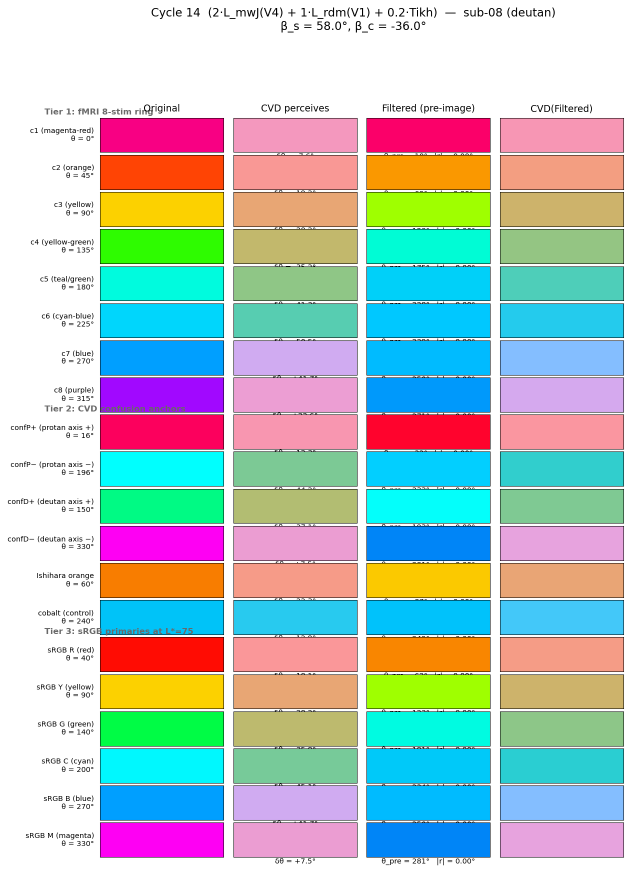
#> input picture analysis/future_phase2_filter_optimization/candidates/cycle14.png, 1261 x 1745 px (shown at 1/2 size)
$ python -i pptx_candidates.py   (imports and definitions only)
#> lines starting #> are read from the running program, lines starting #| are printed output that depends on the picture
"""
Build a PowerPoint (16:9) summarising sub-08 filter candidates with editable text.

Prerequisites:
    pip install python-pptx pillow numpy

Usage:
    python scripts/pptx_candidates.py
Output:
    candidates/filter_candidates_sub08.pptx   (editable in PowerPoint / Keynote)

Slide layout (per filter):
    ┌─────────────────────────────┬─────────────────────────────┐
    │  cropped c1–c8 image        │  Behavioral table           │
    │  (4 visual columns)         │  Color | Original | Filtered │
    │                             │  c1 …                       │
    │                             │  c8 …                       │
    └─────────────────────────────┴─────────────────────────────┘
"""

import os
import sys
import textwrap

try:
    from pptx import Presentation
    from pptx.util import Inches, Pt, Emu
    from pptx.dml.color import RGBColor
    from pptx.enum.text import PP_ALIGN
    from pptx.util import Inches, Pt
    import numpy as np
    from PIL import Image
except ImportError:
    sys.exit("Missing dependency — run:  pip install python-pptx pillow numpy")

# ── Behavioral data ──────────────────────────────────────────────────────────

COLOR_LABELS = {
    "c1": "C1 magenta-red (0°)",
    "c2": "C2 orange (45°)",
    "c3": "C3 yellow (90°)",
    "c4": "C4 yellow-green (135°)",
    "c5": "C5 teal/green (180°)",
    "c6": "C6 cyan-blue (225°)",
    "c7": "C7 blue (270°)",
    "c8": "C8 purple (315°)",
}

ORIGINAL_REPORT = {
    "c1": "빨강에 분홍 섞인",
    "c2": "연한 빨강",
    "c3": "연두",
    "c4": "노랑",
    "c5": "웜톤 아이보리",
    "c6": "하늘",
    "c7": "더 진한 하늘",
    "c8": "진파랑",
}

FILTERS = [
    {
        "key":   "canonical",
        "title": "Canonical  —  β_s = 38°,  β_c = −14°",
        "note":  "hV4 LOCO ρ argmax · behavioral PASS (2026-04-17)",
        "data": {
            "c1": ("분홍기↓ 순수 빨강 가까워짐", "pass"),
            "c2": ("약간 초록 느낌, 원본보다 옅음",  "note"),
            "c3": ("C4와 같은 노란색  [collapse]",   "fail"),
            "c4": ("C3와 같은 노란색  [collapse]",   "fail"),
            "c5": ("C6와 같은 하늘색  [swap]",       "fail"),
            "c6": ("C5와 같은 하늘, 원본 C7  [swap]","fail"),
            "c7": ("원본보다 더 진한 파란색",          "note"),
            "c8": ("원본과 같음 (무변화)",             "note"),
        },
    },
    {
        "key":   "primary",
        "title": "V4-only  —  β_s = 38°,  β_c = +7°",
        "note":  "z_combined CI disjoint from HC  (β_c sign reversed vs Canonical)",
        "data": {
            "c1": ("(언급 없음)",          "note"),
            "c2": ("더 진한 빨강",          "note"),
            "c3": ("연한 주황",             "note"),
            "c4": ("연한 연두",             "note"),
            "c5": ("완전 옅은 연두",        "note"),
            "c6": ("더 진한 하늘색",        "note"),
            "c7": ("완전 짙은 파랑",        "note"),
            "c8": ("핑크빛 섞인 보라",      "note"),
        },
    },
    {
        "key":   "cycle14",
        "title": "Cycle 14  —  β_s = 58°,  β_c = −36°",
        "note":  "2·mwJ(V4) + 1·rdm(V1) + 0.2·Tikh · boot_frac = 1.000 (strongest neural)",
        "data": {
            "c1": ("보라에서 핑크  [역방향]",         "fail"),
            "c2": ("더 옅은 주황",                   "note"),
            "c3": ("연한 주황에서 노랑",              "note"),
            "c4": ("연둣빛 노랑 → 웜톤 아이보리",    "note"),
            "c5": ("웜톤 아이보리에서 하늘",          "note"),
            "c6": ("약간 진한 하늘",                  "note"),
            "c7": ("파랑에서 하늘",                   "note"),
            "c8": ("진한 파랑에서 파랑",              "note"),
        },
    },
]

# ── Colour helpers ───────────────────────────────────────────────────────────

# [1 line that did not run here, left out]
# [1 line that did not run here, left out]
# [1 line that did not run here, left out]
# [1 line that did not run here, left out]

# [1 line that did not run here, left out]

# ── Image cropping ───────────────────────────────────────────────────────────

def detect_tier1_bounds(img_array, probe_x1=260, probe_x2=380):
#> called with probe_x1 = 260, probe_x2 = 380
    strip      = img_array[:, probe_x1:probe_x2, :3].astype(float)
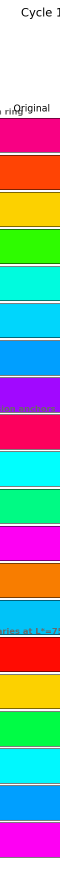
#> strip: shape (1745, 120, 3) float64 (shown at 1/2 size); mean R, G, B 146.4, 161.2, 162.4
    brightness = np.mean(strip, axis=(1, 2))
#> brightness = 1745 values, max 255 at index 0, min 0 at index 236, mean 156.7
    std        = np.std(strip, axis=(1, 2))
#> std = 1745 values, max 120 at index 905, min 0 at index 0, mean 86.23
    segs, state, seg_start = [], "white", 150
    for y in range(150, min(1200, img_array.shape[0])):
        cur = "white" if brightness[y] > 245 and std[y] < 15 else "color"
        if cur != state:
            segs.append((state, seg_start, y - 1))
            state, seg_start = cur, y
#> this loop made 1050 passes
#> (cur, state) on pass 59: ('color', 'color')
#> after the loop, seg_start = 1196; segs = 28 items, first 6: ('white', 150, 207), ('color', 208, 231), ('white', 232, 235), ('color', 236, 304), ('white', 305, 309), ('color', 310, 379)
    segs.append((state, seg_start, min(1199, img_array.shape[0] - 1)))
    color_segs = [(y0, y1) for kind, y0, y1 in segs if kind == "color" and (y1 - y0) > 30]
#> color_segs = [(236, 304), (310, 379), (384, 453), (458, 527), (533, 601), (607, 675), (681, 750), (755, 824), (829, 898), (903, 972), (978, 1046), (1052, 1121), (1126, 1195)]
    header_seg = color_segs[0] if color_segs and (color_segs[0][1] - color_segs[0][0]) < 35 else None
    main_segs  = [s for s in color_segs if s is not header_seg][:8]
#> main_segs = [(236, 304), (310, 379), (384, 453), (458, 527), (533, 601), (607, 675), (681, 750), (755, 824)]
    if not main_segs:
        return 150, min(900, img_array.shape[0] - 1)
    y_top    = (header_seg[0] if header_seg else main_segs[0][0]) - 10
#> y_top = 226
    y_bottom = main_segs[-1][1] + 10
#> y_bottom = 834
    return max(0, y_top), min(img_array.shape[0] - 1, y_bottom)


def cropped_png_path(src_path: str) -> str:
    """Return a temp cropped PNG path (next to the source)."""
    d, name = os.path.split(src_path)
    base, _ = os.path.splitext(name)
    out = os.path.join(d, f"_tmp_cropped_{base}.png")
    img = Image.open(src_path).convert("RGB")
    arr = np.array(img)
    y0, y1 = detect_tier1_bounds(arr)
#> y0 = 226; y1 = 834
    img.crop((0, y0, img.width, y1)).save(out, dpi=(150, 150))
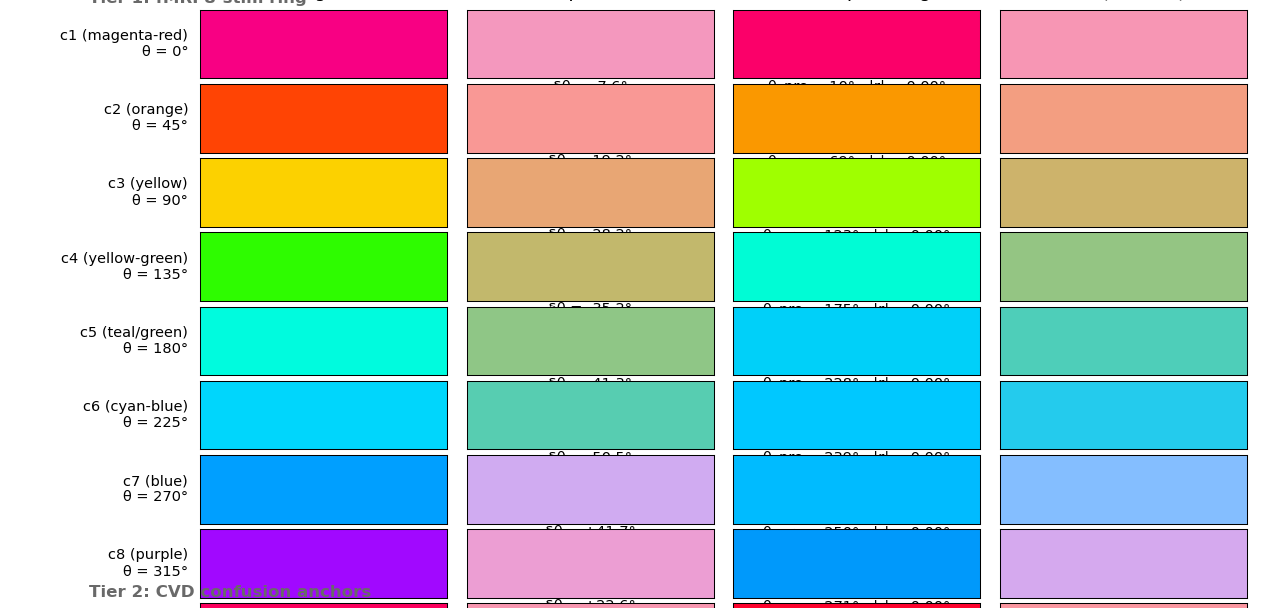
#> saved as _tmp_cropped_cycle14.png: PIL image 1261x608 RGB; mean R, G, B 167.1, 185.5, 181.6
    return out


# ── Slide builder ────────────────────────────────────────────────────────────

# [1 line that did not run here, left out]
# [1 line that did not run here, left out]

# [1 line that did not run here, left out]
# [1 line that did not run here, left out]
# [1 line that did not run here, left out]
# [1 line that did not run here, left out]
# [1 line that did not run here, left out]
# [1 line that did not run here, left out]
# [1 line that did not run here, left out]


# [12 lines that did not run here, left out]


def set_cell_bg(cell, r, g, b):
    from pptx.oxml.ns import qn
    from lxml import etree
    tc = cell._tc
    tcPr = tc.get_or_add_tcPr()
    solidFill = etree.SubElement(tcPr, qn("a:solidFill"))
    srgbClr = etree.SubElement(solidFill, qn("a:srgbClr"))
    srgbClr.set("val", f"{r:02X}{g:02X}{b:02X}")


def add_filter_slide(prs: Presentation, filt: dict, img_path: str):
    slide_layout = prs.slide_layouts[6]   # blank layout
    slide = prs.slides.add_slide(slide_layout)

    # ── Title text box ────────────────────────────────────────────────────────
    txb = slide.shapes.add_textbox(Inches(0.2), Inches(0.05), Inches(13.0), Inches(0.85))
    tf  = txb.text_frame
    tf.word_wrap = False
    p = tf.paragraphs[0]
    run = p.add_run()
    run.text = filt["title"]
    run.font.size  = Pt(24)
    run.font.bold  = True
    run.font.color.rgb = HDR_RGB

    p2 = tf.add_paragraph()
    r2 = p2.add_run()
    r2.text = filt["note"]
    r2.font.size  = Pt(13)
    r2.font.color.rgb = RGBColor(0x55, 0x55, 0x55)

    # ── Cropped image ────────────────────────────────────────────────────────
    crop_path = cropped_png_path(img_path)
    pic = slide.shapes.add_picture(crop_path, IMG_LEFT, IMG_TOP, width=IMG_W)
    # Constrain height to slide area
    max_h = SLIDE_H - IMG_TOP - Inches(0.1)
    if pic.height > max_h:
        ratio    = max_h / pic.height
        pic.height = int(max_h)
        pic.width  = int(pic.width * ratio)

    # ── Behavioral table ─────────────────────────────────────────────────────
    # Columns: Color label | Original (CVD sees) | Filtered (CVD sees)
    rows = 9   # 1 header + 8 color rows
    cols = 3
    tbl  = slide.shapes.add_table(rows, cols, TBL_LEFT, TBL_TOP, TBL_W, TBL_H).table

    # Column widths
    tbl.columns[0].width = Inches(1.55)
    tbl.columns[1].width = Inches(1.45)
    tbl.columns[2].width = Inches(1.5)

    # Header row
    headers = ["Color", "Original\n(sub-08)", "After Filter\n(sub-08)"]
    for ci, hdr in enumerate(headers):
        cell = tbl.cell(0, ci)
        set_cell_text(cell, hdr, bold=True, font_size=Pt(11),
                      color=RGBColor(0xFF, 0xFF, 0xFF), align=PP_ALIGN.CENTER)
        set_cell_bg(cell, 0x1E, 0x1E, 0x5A)

    # Data rows
    row_bg_even = (0xF0, 0xF4, 0xFF)
    row_bg_odd  = (0xFF, 0xFF, 0xFF)
    for ri, ck in enumerate(["c1","c2","c3","c4","c5","c6","c7","c8"]):
        row_idx   = ri + 1
        bg        = row_bg_even if ri % 2 == 0 else row_bg_odd
        lbl       = COLOR_LABELS[ck]
        orig_txt  = ORIGINAL_REPORT[ck]
        filt_txt, status = filt["data"][ck]

        for ci in range(3):
            set_cell_bg(tbl.cell(row_idx, ci), *bg)

        set_cell_text(tbl.cell(row_idx, 0), lbl,      font_size=Pt(10), color=NOTE_RGB)
        set_cell_text(tbl.cell(row_idx, 1), orig_txt, font_size=Pt(10), color=NOTE_RGB)
        set_cell_text(tbl.cell(row_idx, 2), filt_txt,
                      font_size=Pt(10), color=STATUS_COLOR[status],
                      bold=(status != "note"))

    return slide


def add_title_slide(prs: Presentation):
    slide = prs.slides.add_slide(prs.slide_layouts[6])
    txb = slide.shapes.add_textbox(Inches(1), Inches(2.5), Inches(11), Inches(2))
    tf  = txb.text_frame
    p   = tf.paragraphs[0]
    run = p.add_run()
    run.text = "Sub-08 Deutan — Filter Candidates\nBehavioral Validation Comparison"
    run.font.size  = Pt(36)
    run.font.bold  = True
    run.font.color.rgb = HDR_RGB
    p.alignment = PP_ALIGN.CENTER

    p2  = tf.add_paragraph()
    r2  = p2.add_run()
    r2.text = "2-Component model  ·  CIELab opponent space  ·  hV4 LOCO primary criterion"
    r2.font.size  = Pt(18)
    r2.font.color.rgb = RGBColor(0x55, 0x55, 0x55)
    p2.alignment = PP_ALIGN.CENTER


# ── Main ─────────────────────────────────────────────────────────────────────

# [27 lines not run here, left out]

>>> result = cropped_png_path('../candidates/cycle14.png')

$ run again, on analysis/future_phase2_filter_optimization/candidates/primary.png
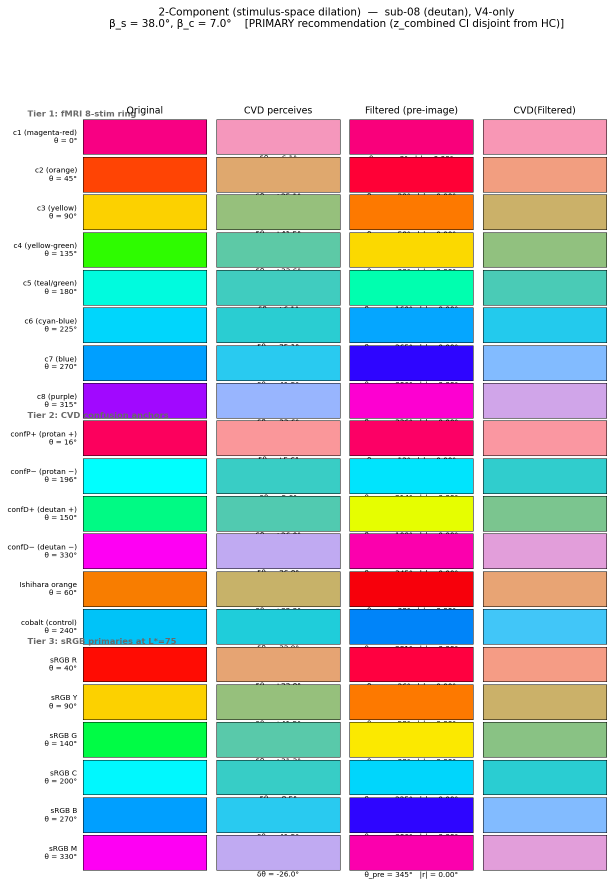
#> input picture analysis/future_phase2_filter_optimization/candidates/primary.png, 1227 x 1771 px (shown at 1/2 size)
#> in detect_tier1_bounds, `strip      = img_array[:, probe_x1:probe_x2, :3].astype(float)`:
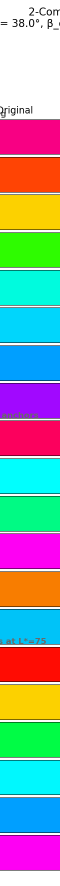
#> strip: shape (1771, 120, 3) float64 (shown at 1/2 size); mean R, G, B 146.1, 161.1, 162.5
#> brightness = 1771 values, max 255 at index 0, min 0 at index 239, mean 156.6
#> std = 1771 values, max 120 at index 919, min 0 at index 0, mean 86.95
#> the loop in detect_tier1_bounds, `for y in range(150, min(1200, img_array.shape[0])):` made 1050 passes
#> state on passes 63, 87, 90, 160, 165, 236, 240, 311: 'color', 'white', 'color', 'white', 'color', 'white', 'color', 'white'
#> after the loop in detect_tier1_bounds, `for y in range(150, min(1200, img_array.shape[0])):`: seg_start = 1143; segs = 27 items, first 6: ('white', 150, 211), ('color', 212, 235), ('white', 236, 238), ('color', 239, 308), ('white', 309, 313), ('color', 314, 384)
#> color_segs = [(239, 308), (314, 384), (389, 459), (465, 534), (540, 610), (615, 685), (691, 761), (766, 836), (841, 911), (917, 987), (992, 1062), (1067, 1137), (1143, 1199)]
#> main_segs = [(239, 308), (314, 384), (389, 459), (465, 534), (540, 610), (615, 685), (691, 761), (766, 836)]
#> y_top = 229
#> y_bottom = 846
#> y0 = 229; y1 = 846
#> in cropped_png_path, `img.crop((0, y0, img.width, y1)).save(out, dpi=(150, 150))`:
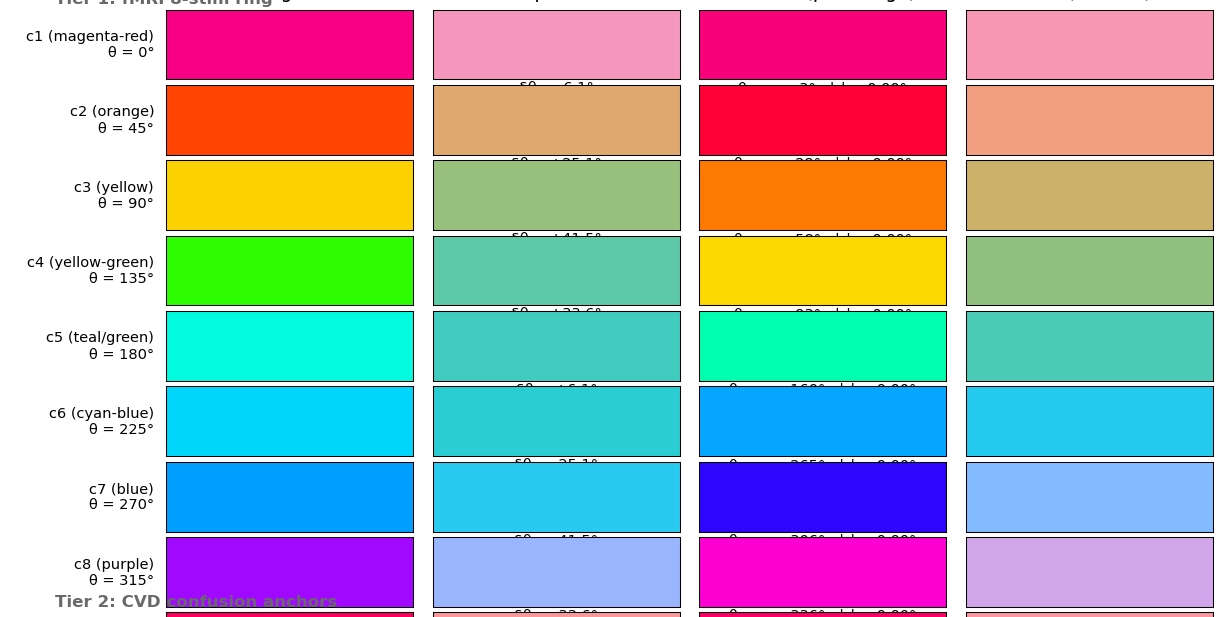
#> saved as _tmp_cropped_primary.png: PIL image 1227x617 RGB; mean R, G, B 165.6, 171.6, 177.4
